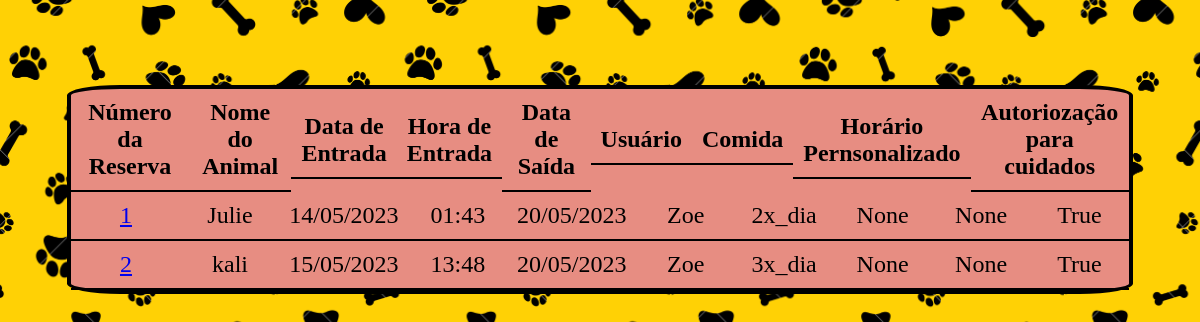
Before: /procurar_reserva/ (signed in) with the older database file.
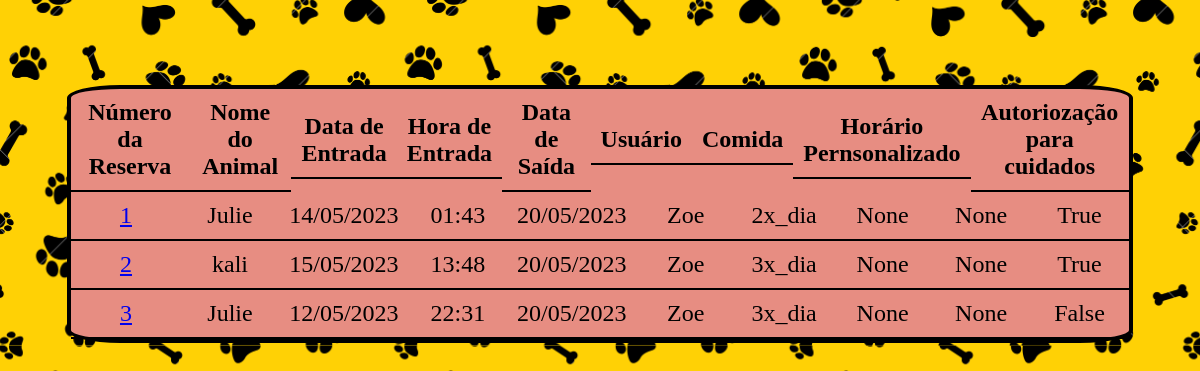
After: the same page with the newer database file.
### hotel/models.py (models this page shows, shortened)
class Reserva(models.Model):
    pet = models.ForeignKey(FichaDog, on_delete=models.CASCADE)
    num_reserva = models.IntegerField(primary_key=True, editable=False)
    data_entrada = models.DateField()
    data_saida = models.DateField()
    hora_entrada = models.TimeField()
    usuario  = models.ForeignKey(User, on_delete=models.CASCADE)
    HORARIO_CHOICES = (('2x_dia', 'Duas vezes por dia'),('3x_dia', 'Três vezes por dia'),('personalizado', 'Horário personalizado'),)
    horario_alimentacao = models.CharField(max_length=20, choices=HORARIO_CHOICES)
    horario_personalizado = models.CharField(max_length=20, blank=True, null=True)
    instrucoes_medicamentos = models.CharField(max_length=100, blank=True, null=True)
    ACEITAR_CHOICES = (('Sim', 'Duas vezes por dia'),('3x_dia', 'Três vezes por dia'),('personalizado', 'Horário personalizado'),)
    autorizacao_para_cuidados_medicos = models.BooleanField(default=False, choices=[(False, 'Não'), (True, 'Sim')])
    servicos_adicionais = models.ForeignKey('hotel.ServicosAdicionais', blank=True,null=True, on_delete=models.CASCADE)
    pago = models.BooleanField(default=False, null=True, choices=[(False, 'Não'), (True, 'Sim')])
    class Meta:
            db_table = 'Reserva_Hotel'

### ficha/models.py (models this page shows, shortened)
class FichaDog(models.Model):
    nome = models.CharField(max_length=100, primary_key=True)
    raca = models.CharField(max_length=100)
    idade = models.PositiveIntegerField()
    sexo = models.CharField(max_length=1, choices=(('M', 'Macho'), ('F', 'Fêmea')))
    peso = models.DecimalField(max_digits=5, decimal_places=2)
    tipo_alimentacao = models.CharField(max_length=100)
    restricoes_alimentares = models.CharField(max_length=100, blank=True, null=True)
    nome_tutor = models.CharField(max_length=100,blank=True)
    contato_tutor = models.CharField(max_length=100)
    cpf_tutor = models.PositiveIntegerField()
    endereco = models.TextField(max_length=100)
    veterinario_cao = models.CharField(max_length=100,blank=True, null=True)
    observacoes = models.TextField(blank=True, null=True)
    data = models.DateTimeField(auto_now_add=True)
    class Meta:
            db_table = 'Ficha_Dog'

### hotel/views.py (the view)
# urls.py: path('procurar_reserva/', views.proc_reserva, name='proc_reserva'),
@login_required(login_url="/auth/login/")
def proc_reserva(request):
    hoje = date.today()  # obtém a data atual
    reservas = Reserva.objects.all()
    context = {
        'reservas': reservas
    }
    return render(request, 'procurar_reserva.html', context)

### hotel/templates/procurar_reserva.html (shortened to what this page needs)
<!DOCTYPE html>
<html>
  <head>
    {% load static %}
    <link rel="stylesheet" type="text/css" href="{% static 'css/style_proc_reserva.css' %}">
  </head>
  <body>
    <table class="form">
        <thead class="legenda">
          <tr class="tr">
            <th>Número da Reserva</th>
            <th>Nome do Animal</th>
            <th>Data de Entrada</th>
            <th>Hora de Entrada</th>
            <th>Data de Saída</th>
            <th>Usuário</th>
            <th>Comida</th>
            <th>Horário Pernsonalizado</th>
            <th>Autoriozação para cuidados</th>
          </tr>
        </thead>
        <br>
        <tbody>
          {% for reserva in reservas %}
          <tr>
            <td class='num'><a href="{% url 'caixa:caixa' num_reserva=reserva.pk %}" class="btn btn-primary">{{ reserva.num_reserva }}</td>
            <td class='nome'>{{ reserva.pet.nome}}</td>
            <td class='data'>{{ reserva.data_entrada |date:"d/m/Y"}}</td>
            <td class='entrada'>{{ reserva.hora_entrada }}</td>
            <td class='entrada'>{{ reserva.data_saida  |date:"d/m/Y"}}</td>
            <td class='entrada'>{{ reserva.usuario }}</td>
            <td class='entrada'>{{ reserva.horario_alimentacao }}</td>
            <td class='entrada'>{{ reserva.horario_personalizado }}</td>
            <td class='entrada'>{{ reserva.instrucoes_medicamentos }}</td>
            <td class='entrada'>{{ reserva.autorizacao_para_cuidados_medicos }}</td>
          </tr>
          {% endfor %}
        </tbody>
    </table>
  </body>
</html>

Changed rows visible on the page:
added Reserva: num_reserva "3", pet.nome "Julie", data_entrada "12/05/2023", hora_entrada "22:31", data_saida "20/05/2023", usuario "Zoe", horario_alimentacao "3x_dia", horario_personalizado "None", instrucoes_medicamentos "None", autorizacao_para_cuidados_medicos "False"
